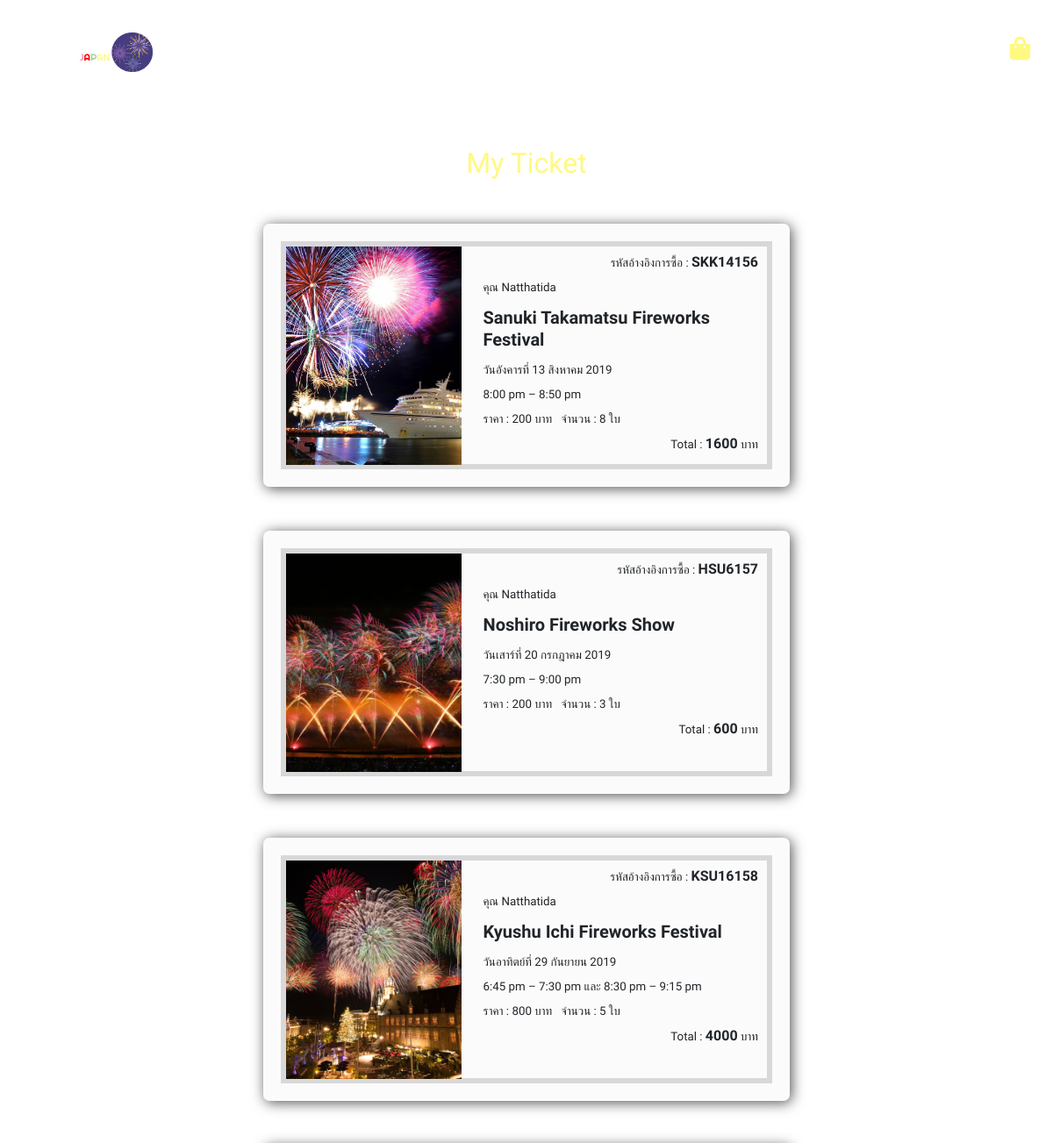
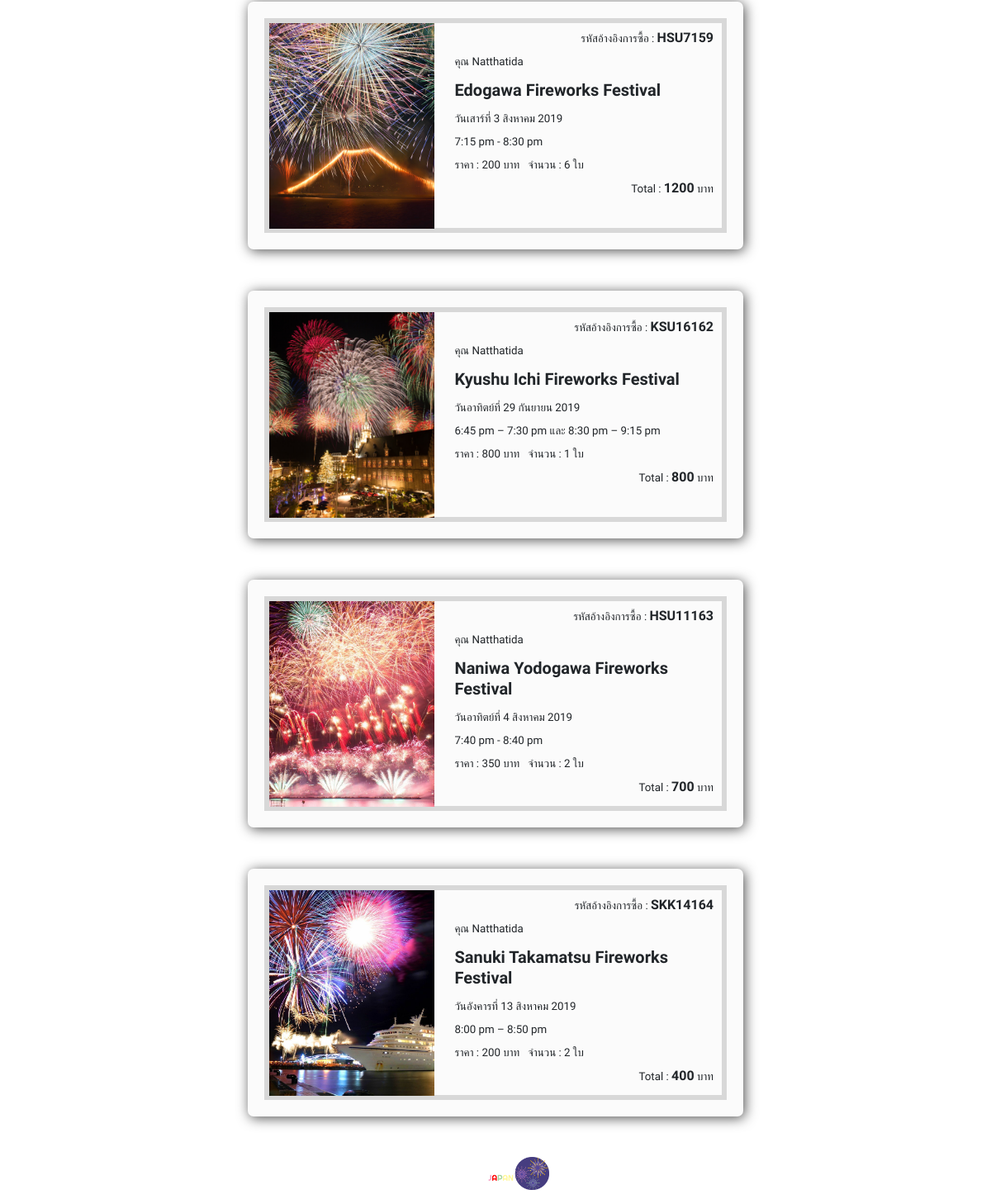
/myticket.php?memberid=1 (signed in), run on the app's committed database (2 pictures, top to bottom).
### tables this page shows
CREATE TABLE `booking` (
  `bookingid` int(10) NOT NULL,
  `bookingdate` date NOT NULL,
  `memberfk` int(10) NOT NULL,
  `festivalfk` int(10) NOT NULL,
  `amount` int(10) NOT NULL,
  `total` int(10) NOT NULL
);

CREATE TABLE `festival` (
  `fest_id` int(10) NOT NULL,
  `fest_name` varchar(300) NOT NULL,
  `fest_detail` text NOT NULL,
  `fest_date` varchar(100) NOT NULL,
  `fest_time` varchar(100) NOT NULL,
  `fw_number` varchar(100) NOT NULL,
  `location` varchar(300) NOT NULL,
  `access` varchar(300) NOT NULL,
  `price` int(10) NOT NULL,
  `fest_img1` varchar(100) NOT NULL,
  `fest_img2` varchar(100) NOT NULL,
  `map` text NOT NULL,
  `fest_islandfk` varchar(20) NOT NULL
);

CREATE TABLE `bookingreference` (
  `bookingfk` int(10) NOT NULL,
  `bookingreference` varchar(11) NOT NULL
);

CREATE TABLE `member` (
  `member_id` int(10) NOT NULL,
  `firstname` varchar(100) NOT NULL,
  `lastname` varchar(100) NOT NULL,
  `email` varchar(200) NOT NULL,
  `password` varchar(50) NOT NULL,
  `tel` varchar(10) NOT NULL,
  `address` varchar(500) NOT NULL
);

### myticket.php (the view, shortened to what this page needs)
<?php
include('./header_login.php');
?>
<?php
if (isset($_SESSION['member'])) {
    if ( !empty($_GET['memberid'])) {
        $memberid = $_REQUEST['memberid'];
    }
    if ( null==$memberid ) {
        header("Location: ./myaccount.php");
    }else{
    $pdo = Database::connect();
    $pdo->setAttribute(PDO::ATTR_ERRMODE, PDO::ERRMODE_EXCEPTION);
    $sql = "SELECT * FROM booking where memberfk = ?";
    $q = $pdo->prepare($sql);
    $q->execute(array($memberid));
    $rows = $q->fetchAll();
?>
    <div class="container text-center">
        <div class="row">
            <div class="col-md-12">
            <br><br><br>
            <h2>My Ticket</h2>
<?php
    foreach ($rows as $f) {
        $sql = "SELECT bookingreference FROM bookingreference where bookingfk = ?";
        $q = $pdo->prepare($sql);
        $q->execute(array($f['bookingid']));
        $br = $q->fetch();
        $sql = "SELECT firstname FROM member where member_id = ?";
        $q = $pdo->prepare($sql);
        $q->execute(array($f['memberfk']));
        $mb = $q->fetch();
        $sql = "SELECT * FROM festival where fest_id = ?";
        $q = $pdo->prepare($sql);
        $q->execute(array($f['festivalfk']));
        $fv = $q->fetch();
?>
            <div class="ticket">
                <div class="ticket__content">
                    <div class="row">
                        <div class="col-md-3">
                        <img src="<?php echo $fv['fest_img1'];?>" width="200" height="249" style="object-fit:cover;">
                        </div>
                        <div class="col-md-9">
                            <p class="right">รหัสอ้างอิงการซื้อ : <b style="font-size:12pt;"><?php echo $br['bookingreference'];?></b></p>
                            <p>คุณ <?php echo $mb['firstname'];?></p>
                            <p class="topic"><?php echo $fv['fest_name'];?></p>
                            <p><?php echo $fv['fest_date'];?></p>
                            <p><?php echo $fv['fest_time'];?></p>
                            <p>ราคา : <?php echo $fv['price'];?> บาท&nbsp;&nbsp;&nbsp;จำนวน : <?php echo $f['amount'];?> ใบ</p><p></p>
                            <p class="right total">Total : <b style="font-size:12pt;"><?php echo $f['total'];?></b> บาท</p>
                        </div>
                    </div>
                </div>
            </div>
            </div>
        </div>
    </div>
    <?php
    }
    }
}
?>
<br>
<footer class="container-fluid text-center" style="padding: 1px;">
    <p style="color: white; text-align: center; display: inline-block; margin-left: 0;"><br>Copyright &copy; 2019 <img src= "logogoAsset 2.png" height="40"> All Rights Reserved</p>
</footer>
</body>
</html>

### header_login.php (shortened to what this page needs)
<!DOCTYPE html PUBLIC "-//W3C//DTD XHTML 1.0 Transitional//EN" "http://www.w3.org/TR/xhtml1/DTD/xhtml1-transitional.dtd">
<html xmlns="http://www.w3.org/1999/xhtml">
<head>
    <link rel="stylesheet" href="https://stackpath.bootstrapcdn.com/bootstrap/4.3.1/css/bootstrap.min.css">
    <link rel="stylesheet" href="https://use.fontawesome.com/releases/v5.8.1/css/all.css">
</head>
<body>
<?php
if (isset($_SESSION['member'])){
    $data = $_SESSION['member'];
    $pdo = Database::connect();
    $pdo->setAttribute(PDO::ATTR_ERRMODE, PDO::ERRMODE_EXCEPTION);
    $sql = "SELECT member_id, firstname from member WHERE email= :data";
    $q = $pdo->prepare($sql);
    $q->bindParam(':data', $data, PDO::PARAM_STR);
    $q->execute();
    $f =  $q-> fetch();
?>
<br>
<nav class="navbar navbar-expand-lg">
<a class="navbar-brand" href="home_login.php"><img src= "logogoAsset 2.png" height="45"></a>
  <div class="collapse navbar-collapse" id="navbarSupportedContent">
    <ul class="navbar-nav mr-auto">
        <form action="fest_island.php" method="POST">
            <input type="submit" name="Festival" value="FESTIVAL">&nbsp;
        </form>
        <form action="ticket.php" method="POST">
		    <input type="submit" name="Hokkaido" value="HOKKAIDO">&nbsp;
		    <input type="submit" name="Honshu" value="HONSHU">&nbsp;
		    <input type="submit" name="Shikoku" value="SHIKOKU">&nbsp;
		    <input type="submit" name="Kyushu" value="KYUSHU">&nbsp;
        </form>
        <form action="aboutus1.php" method="POST">
            <input type="submit" name="About" value="ABOUT">&nbsp;
        </form>
    </ul>
    <ul class="navbar-nav mr-sm-0">
        <div class="dropdown">
            <button class="dropbtn"><?php echo $f['firstname'];?></button>
        </div>
        <li class="nav-item">
            <a class="nav-link" href="basket.php">My Bag <i class="fas fa-shopping-bag" style="font-size: 20pt; color: #FFF982;"></i></a>
        </li>
    </ul>
  </div>
</nav>
<?php
}
?>

### header_login.php (style rules this page uses)
body { font-family: Arial, Helvetica, sans-serif; background: url(bg.png) no-repeat 50% fixed / cover; }
.navbar { background-color: rgba(255, 255, 255, 0)! important; }
.navbar .navbar-nav { text-align: center; }
.navbar .navbar-nav li a { letter-spacing: 2px; font-family: 'Prompt', sans-serif; color: white! important; transition: 0.2s; }
.navbar .navbar-collapse { text-align: center; }
input { border: 0; background: rgba(255, 255, 255, 0); color: white; letter-spacing: 2px; font-family: 'Prompt', sans-serif; font-size: 11pt; transition: 0.2s; }
.dropbtn { letter-spacing: 2px; font-family: 'Prompt', sans-serif; font-size: 12pt; transition: 0.2s; background-color: rgba(255, 255, 255, 0); color: white; padding: 14px; border: none; cursor: pointer; }
.dropdown { position: relative; display: inline-block; }

### myticket.php (style rules this page uses)
body { background: url(bg.png) no-repeat 50% fixed / cover; }
h2 { color: #FFF982; font-family: 'Prompt', sans-serif; }
.ticket { position: relative; box-sizing: border-box; width: 600px; height: 300px; margin: 50px auto 0; padding: 20px; border-radius: 7px; background: #FBFBFB; box-shadow: 2px 2px 15px 0px #000000af; }
.ticket:before, .ticket:after { content: ''; position: absolute; left: 5px; height: 6px; width: 290px; }
.ticket:before { top: -5px; background: radial-gradient(circle, transparent, transparent 50%, #FBFBFB 50%, #FBFBFB 100% ) -7px -8px / 16px 16px repeat-x, }
.ticket:after { bottom: -5px; background: radial-gradient(circle, transparent, transparent 50%, #FBFBFB 50%, #FBFBFB 100% ) -7px -2px / 16px 16px repeat-x, }
.ticket__content { box-sizing: border-box; height: 100%; width: 100%; border: 6px solid #D8D8D8; }
p { font-family: 'Prompt', sans-serif; text-align: left; margin-left: 80px; margin-top: 12px; line-height: 12px; font-size: 10pt; }
.topic { font-size: 15pt; font-weight: bold; line-height: 25px; }
.right { text-align: right; margin-right: 10px; }
.total { margin-bottom: 20px; }

### data on the page
booking: festivalfk.fest_img1 (picture), bookingreference.bookingreference "SKK14156", memberfk.firstname "Natthatida", festivalfk.fest_name "Sanuki Takamatsu Fireworks Festival", festivalfk.fest_date "วันอังคารที่ 13 สิงหาคม 2019", festivalfk.fest_time "8:00 pm – 8:50 pm", festivalfk.price "200", amount "8", total "1600"
booking: festivalfk.fest_img1 (picture), bookingreference.bookingreference "HSU6157", memberfk.firstname "Natthatida", festivalfk.fest_name "Noshiro Fireworks Show", festivalfk.fest_date "วันเสาร์ที่ 20 กรกฎาคม 2019", festivalfk.fest_time "7:30 pm – 9:00 pm", festivalfk.price "200", amount "3", total "600"
booking: festivalfk.fest_img1 (picture), bookingreference.bookingreference "KSU16158", memberfk.firstname "Natthatida", festivalfk.fest_name "Kyushu Ichi Fireworks Festival", festivalfk.fest_date "วันอาทิตย์ที่ 29 กันยายน 2019", festivalfk.fest_time "6:45 pm – 7:30 pm และ 8:30 pm – 9:15 pm", festivalfk.price "800", amount "5", total "4000"
booking: festivalfk.fest_img1 (picture), bookingreference.bookingreference "HSU7159", memberfk.firstname "Natthatida", festivalfk.fest_name "Edogawa Fireworks Festival", festivalfk.fest_date "วันเสาร์ที่ 3 สิงหาคม 2019", festivalfk.fest_time "7:15 pm - 8:30 pm", festivalfk.price "200", amount "6", total "1200"
booking: festivalfk.fest_img1 (picture), bookingreference.bookingreference "KSU16162", memberfk.firstname "Natthatida", festivalfk.fest_name "Kyushu Ichi Fireworks Festival", festivalfk.fest_date "วันอาทิตย์ที่ 29 กันยายน 2019", festivalfk.fest_time "6:45 pm – 7:30 pm และ 8:30 pm – 9:15 pm", festivalfk.price "800", amount "1", total "800"
booking: festivalfk.fest_img1 (picture), bookingreference.bookingreference "HSU11163", memberfk.firstname "Natthatida", festivalfk.fest_name "Naniwa Yodogawa Fireworks Festival", festivalfk.fest_date "วันอาทิตย์ที่ 4 สิงหาคม 2019", festivalfk.fest_time "7:40 pm - 8:40 pm", festivalfk.price "350", amount "2", total "700"
booking: festivalfk.fest_img1 (picture), bookingreference.bookingreference "SKK14164", memberfk.firstname "Natthatida", festivalfk.fest_name "Sanuki Takamatsu Fireworks Festival", festivalfk.fest_date "วันอังคารที่ 13 สิงหาคม 2019", festivalfk.fest_time "8:00 pm – 8:50 pm", festivalfk.price "200", amount "2", total "400"
